Frame 1 (no input): blank canvas, image omitted
Frame 60 (no input): blank canvas, image omitted
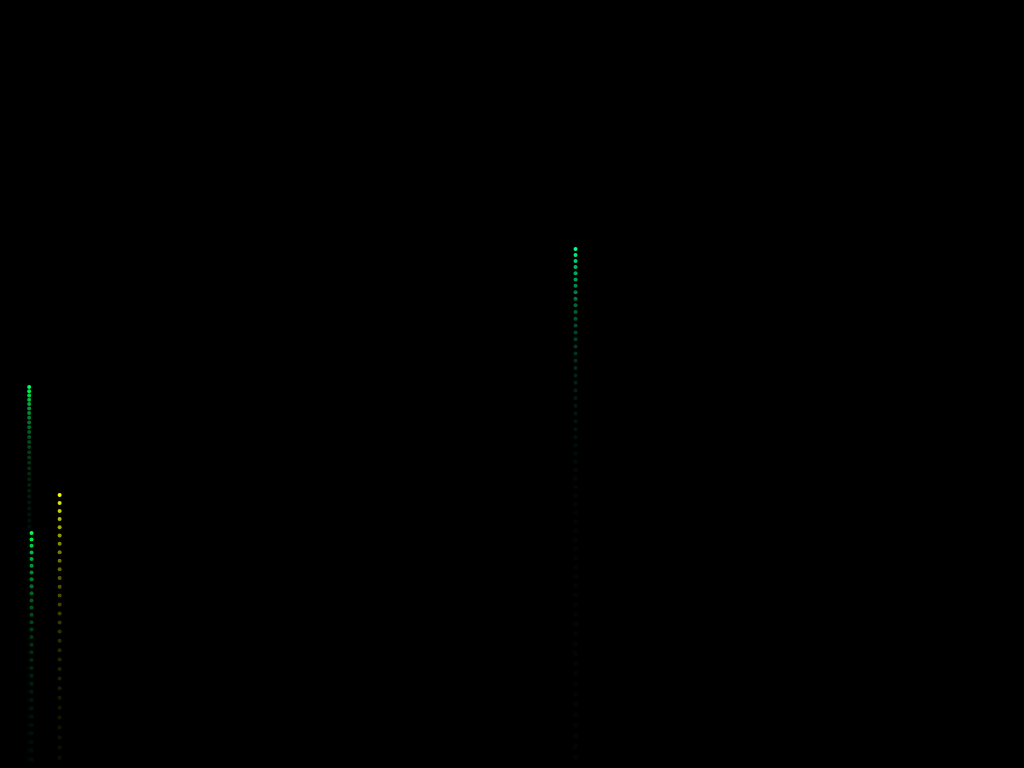
Frame 120 (the mouse pressed at the canvas centre since frame 60)

The p5.js sketch whose frames 1 and 60 were blank and that drew this single picture after the mouse press (run headless with seeded random() and noise() and a simulated clock; from frame 60 on, the mouse is pressed at the canvas centre):

// p5.js sketch
// ── sketch.js
var fireworks = [];
var gravity;

function setup() {
  createCanvas(1024,768)
  colorMode(HSB);
  gravity = createVector(0, 0.08);
  stroke(255);
  strokeWeight(4);
  background(0);
}

function draw() {
  colorMode(RGB);
  background(0, 0, 0, 25);
  
  if (random(1) < 0.06) {
    fireworks.push(new Firework());
  }
  
  for (var i = fireworks.length - 1; i >= 0; i--) {
    fireworks[i].update();
    fireworks[i].show();
    
    if (fireworks[i].done()) {
      fireworks.splice(i, 1);
    }
  }
}

// ── firework.js
function Firework() {
    this.hu = random(255);
    this.firework = new Particle(random(width), height, this.hu, true);
    this.exploded = false;
    this.particles = [];
  
    this.done = function() {
      if (this.exploded && this.particles.length === 0) {
        return true;
      } else {
        return false;
      }
    }
  
    this.update = function() {
      if (!this.exploded) {
        this.firework.applyForce(gravity);
        this.firework.update();
        
        if (this.firework.vel.y >= 0) {
          this.exploded = true;
          this.explode();
        }
      }
      
      for (var i = this.particles.length - 1; i >= 0; i--) {
        this.particles[i].applyForce(gravity);
        this.particles[i].update();
        
        if (this.particles[i].done()) {
          this.particles.splice(i, 1);
        }
      }
    }
  
    this.explode = function() {
      for (var i = 0; i < 100; i++) {
        var p = new Particle(this.firework.pos.x, this.firework.pos.y, this.hu, false);
        this.particles.push(p);
      }
    }
  
    this.show = function() {
      if (!this.exploded) {
        this.firework.show();
      }
      
      for (var i = 0; i < this.particles.length; i++) {
        this.particles[i].show();
      }
    }
  }
// ── particle.js
function Particle(x, y, hu, firework) {
    this.pos = createVector(x, y);
    this.firework = firework;
    this.lifespan = 255;
    this.hu = hu;
    this.acc = createVector(0, 0);
    
    if (this.firework) {
      this.vel = createVector(0, random(-12, -8));
    } else {
      this.vel = p5.Vector.random2D();
      this.vel.mult(random(2, 10));
    }
   
    this.applyForce = function(force) {
      this.acc.add(force);
    }
  
    this.update = function() {
      if (!this.firework) {
        this.vel.mult(0.9);
        this.lifespan -= 4;
      }
      
      this.vel.add(this.acc);
      this.pos.add(this.vel);
      this.acc.mult(0);
    }
  
    this.done = function() {
      if (this.lifespan < 0) {
        return true;
      } else {
        return false;
      }
    }
  
    this.show = function() {
      colorMode(HSB);
      
      if (!this.firework) {
        strokeWeight(2);
        stroke(hu, 255, 255, this.lifespan);
      } else {
        strokeWeight(4);
        stroke(hu, 255, 255);
      }
      
      point(this.pos.x, this.pos.y);
    }
  }
// ── style.css
body{
    margin: 0px;
    }
    canvas {
    position: absolute;
    width: 100%;
    height: 100%;
    }
    html {
        background: black;
    }
